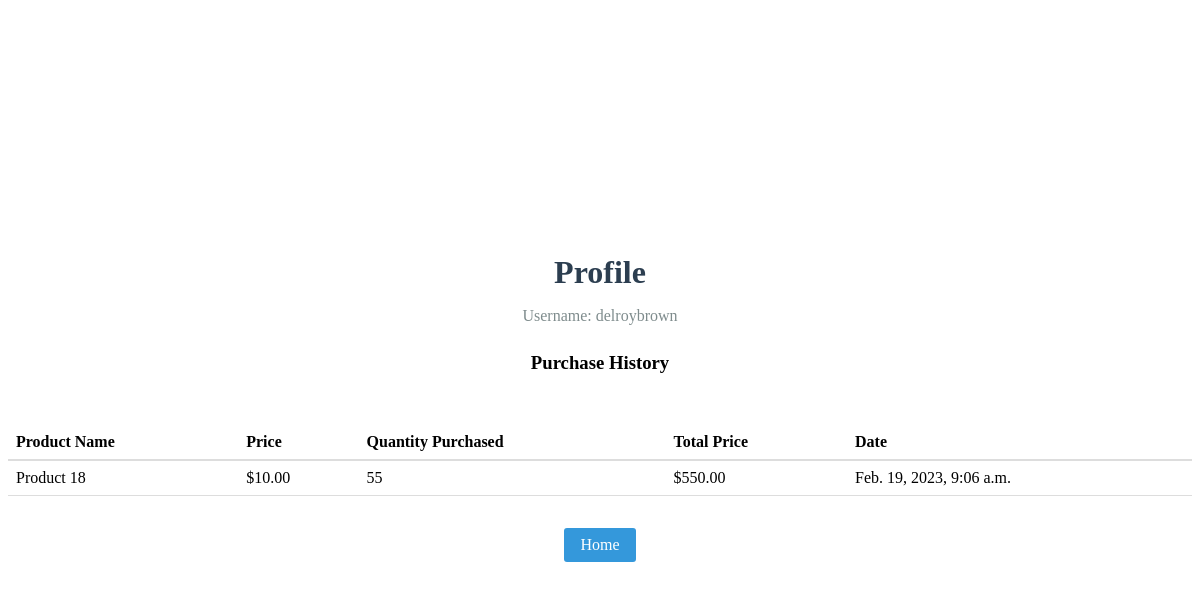
/profile/ (signed in), run on the app's committed database.
### home/models.py (models this page shows, shortened)
class Purchase(models.Model):
    user = models.ForeignKey(User, on_delete=models.CASCADE)
    product = models.ForeignKey(Product, on_delete=models.CASCADE, null=True, blank=True)
    quantity_purchased = models.PositiveIntegerField(default=1)
    date = models.DateTimeField(auto_now_add=True)
    class Meta:
        unique_together = ('user', 'product')
    def get_total_price(self):
        return self.product.price * self.quantity_purchased

class Product(models.Model):
    id = models.AutoField(primary_key=True)
    name = models.CharField(max_length=100)
    price = models.DecimalField(max_digits=5, decimal_places=2)
    quantity = models.PositiveIntegerField()

### home/views.py (the view)
# urls.py: path('profile/', views.profile, name='profile'),
@login_required
def profile(request):
    purchases = Purchase.objects.filter(user=request.user)
    return render(request, 'accounts/profile.html', {'purchases': purchases})

### home/templates/accounts/profile.html (shortened to what this page needs)
{% load static %}
<!DOCTYPE html>
<html lang="en">
<head>
    <link rel="stylesheet" type="text/css" href="{% static 'css/profile.css' %}">
</head>
<body>
    <div class="container">
        <h2>Profile</h2>
        <p>Username: {{ request.user.username }}</p>
        <h3>Purchase History</h3>
        <table>
          <thead>
            <tr>
              <th>Product Name</th>
              <th>Price</th>
              <th>Quantity Purchased</th>
              <th>Total Price</th>
              <th>Date</th>
            </tr>
          </thead>
          <tbody>
            {% for purchase in purchases %}
              <tr>
                <td>{{ purchase.product.name }}</td>
                <td>${{ purchase.product.price }}</td>
                <td>{{ purchase.quantity_purchased }}</td>
                <td>${{ purchase.get_total_price }}</td>
                <td>{{ purchase.date }}</td>
              </tr>
            {% empty %}
              <tr>
                <td colspan="5">No purchases yet.</td>
              </tr>
            {% endfor %}
          </tbody>
        </table>
        <a href="{% url 'home' %}">Home</a>
    </div>
</body>
</html>

### static/css/profile.css (style rules this page uses)
.container { display: flex; flex-direction: column; justify-content: center; align-items: center; height: 100vh; }
h2 { margin: 0 0 1rem; font-size: 2rem; font-weight: bold; color: #2c3e50; }
p { margin: 0 0 0.5rem; font-size: 1rem; color: #7f8c8d; }
table { width: 100%; margin-top: 2rem; border-collapse: collapse; }
th { padding: 0.5rem; font-weight: bold; text-align: left; border-bottom: 2px solid #ddd; }
td { padding: 0.5rem; text-align: left; border-bottom: 1px solid #ddd; }
a { display: block; margin-top: 2rem; padding: 0.5rem 1rem; background-color: #3498db; color: #fff; text-decoration: none; border-radius: 3px; text-align: center; }

### data on the page
Purchase: product.name "Product 18", product.price "10.00", quantity_purchased "55", get_total_price "550.00", date "Feb. 19, 2023, 9:06 a.m."

### other printed values
{{ request.user.username }} "delroybrown"
